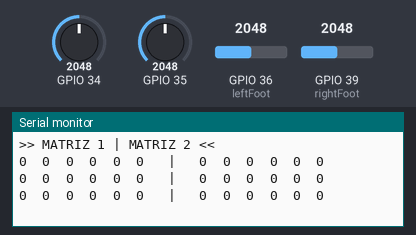
A sketch run on a simulated ESP32. Shown: the last lines printed to the serial monitor. Inputs (shaded band) come from the test bench; at power-on: GPIO 34 = 2048, GPIO 35 = 2048, GPIO 36 (leftFoot) = 2048, GPIO 39 (rightFoot) = 2048.

Above: at 8.5 s.
8.6 s: GPIO 34 set to 2502
At 9.6 s:
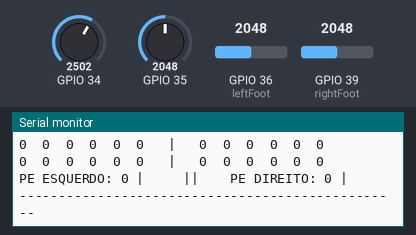
11.6 s: GPIO 34 set to 2587
At 12.1 s:
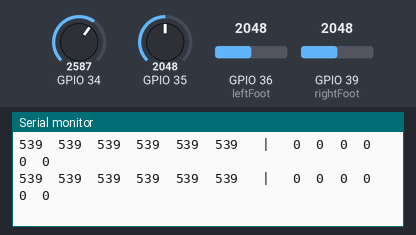
13.1 s: GPIO 35 set to 2411
At 13.7 s:
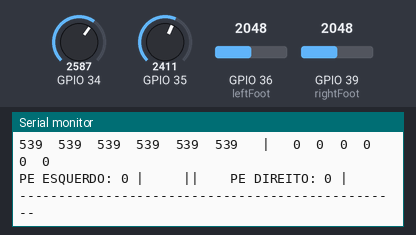
14.6 s: GPIO 35 set to 2494
At 15.3 s:
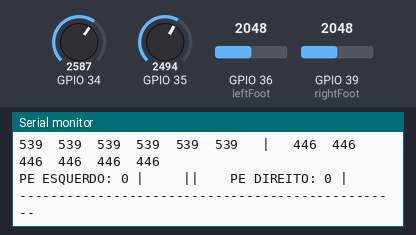

The sketch:

Matrizpe.ino
```cpp
#include <Arduino.h>

// ==========================
// Configurações de Threshold
// ==========================
const int THRESHOLD_M1 = 500;
const int THRESHOLD_M2 = 400;
const int THRESHOLD_PE = 500;

// ==========================
// Sensores dos pés
// ==========================
const int leftFoot = 36;
const int rightFoot = 39;

int baselineLeft = 0;
int baselineRight = 0;

// ==========================
// Linhas separadas (12 pinos)
// ==========================
int linhas1[6] = {16, 17, 18, 19, 21, 22};       // Matriz 1
int linhas2[6] = {4, 23, 5, 25, 26, 27};          // Matriz 2

// ==========================
// MUX 74HC4067 (S0..S3) compartilhados
// ==========================
const int S0 = 32;
const int S1 = 33;
const int S2 = 14;
const int S3 = 12;

// COM de cada mux
const int SIG1 = 34;   // Matriz 1
const int SIG2 = 35;   // Matriz 2

// Canais do 4067 usados nas 6 colunas
int canais[6] = {0, 1, 2, 3, 4, 5};

// Baselines das matrizes
int baseline1[6][6];
int baseline2[6][6];

bool calibrado = false;

// ==========================
// Seleciona canal do mux
// ==========================
void setCanal(int ch) {
  digitalWrite(S0, (ch & 1) ? HIGH : LOW);
  digitalWrite(S1, (ch & 2) ? HIGH : LOW);
  digitalWrite(S2, (ch & 4) ? HIGH : LOW);
  digitalWrite(S3, (ch & 8) ? HIGH : LOW);
}

// ==========================
// Leitura estável simples
// ==========================
int lerEstavel(int pin) {
  analogRead(pin);
  delayMicroseconds(50);
  return analogRead(pin);
}

// ==========================
// Média para os sensores dos pés
// ==========================
int lerMedia(int pin) {
  long soma = 0;

  for (int i = 0; i < 30; i++) {
    soma += analogRead(pin);
    delay(5);
  }

  return soma / 30;
}

// ==========================
// Calibração geral
// ==========================
void calibrarBaseline() {
  Serial.println("Calibrando baseline... NAO PRESSIONE OS SENSORES");
  delay(1000);

  // Calibra as matrizes
  for (int l = 0; l < 6; l++) {
    for (int i = 0; i < 6; i++) {
      pinMode(linhas1[i], INPUT);
      pinMode(linhas2[i], INPUT);
    }

    pinMode(linhas1[l], OUTPUT);
    digitalWrite(linhas1[l], HIGH);

    pinMode(linhas2[l], OUTPUT);
    digitalWrite(linhas2[l], HIGH);

    delayMicroseconds(500);

    for (int c = 0; c < 6; c++) {
      setCanal(canais[c]);
      delayMicroseconds(100);

      baseline1[l][c] = lerEstavel(SIG1);
      baseline2[l][c] = lerEstavel(SIG2);
    }

    pinMode(linhas1[l], INPUT);
    pinMode(linhas2[l], INPUT);
  }

  // Calibra os pés
  baselineLeft = lerMedia(leftFoot);
  baselineRight = lerMedia(rightFoot);

  Serial.println("Baseline capturado com sucesso!");

  Serial.print("Baseline pe esquerdo: ");
  Serial.println(baselineLeft);

  Serial.print("Baseline pe direito: ");
  Serial.println(baselineRight);

  Serial.println("-------------------------------------------------");

  calibrado = true;
}

void setup() {
  Serial.begin(115200);

  //analogReadResolution(12);
  //analogSetAttenuation(ADC_11db);

  pinMode(S0, OUTPUT);
  pinMode(S1, OUTPUT);
  pinMode(S2, OUTPUT);
  pinMode(S3, OUTPUT);

  pinMode(leftFoot, INPUT);
  pinMode(rightFoot, INPUT);

  for (int i = 0; i < 6; i++) {
    pinMode(linhas1[i], INPUT);
    pinMode(linhas2[i], INPUT);
  }

  calibrarBaseline();
}

void loop() {
  if (!calibrado) return;

  int m1[6][6];
  int m2[6][6];

  // ==========================
  // Leitura das matrizes
  // ==========================
  for (int l = 0; l < 6; l++) {
    for (int i = 0; i < 6; i++) {
      pinMode(linhas1[i], INPUT);
      pinMode(linhas2[i], INPUT);
    }

    pinMode(linhas1[l], OUTPUT);
    digitalWrite(linhas1[l], HIGH);

    pinMode(linhas2[l], OUTPUT);
    digitalWrite(linhas2[l], HIGH);

    delayMicroseconds(300);

    for (int c = 0; c < 6; c++) {
      setCanal(canais[c]);
      delayMicroseconds(80);

      int val1 = lerEstavel(SIG1);
      int val2 = lerEstavel(SIG2);

      int d1 = val1 - baseline1[l][c];
      int d2 = val2 - baseline2[l][c];

      if (d1 < 0) d1 = 0;
      if (d2 < 0) d2 = 0;

      if (d1 < THRESHOLD_M1) {
        m1[l][c] = 0;
      } else {
        m1[l][c] = d1;
      }

      if (d2 < THRESHOLD_M2) {
        m2[l][c] = 0;
      } else {
        m2[l][c] = d2;
      }
    }

    pinMode(linhas1[l], INPUT);
    pinMode(linhas2[l], INPUT);
  }

  // ==========================
  // Leitura dos pés
  // ==========================
  int leftRead = analogRead(leftFoot);
  int rightRead = analogRead(rightFoot);

  int deltaLeft = abs(leftRead - baselineLeft);
  int deltaRight = abs(rightRead - baselineRight);

  bool leftTouch = deltaLeft > THRESHOLD_PE;
  bool rightTouch = deltaRight > THRESHOLD_PE;

  // ==========================
  // Serial Monitor
  // ==========================
  Serial.println(">> MATRIZ 1 | MATRIZ 2 <<");

  for (int l = 0; l < 6; l++) {
    for (int c = 5; c >= 0; c--) {
      Serial.print(m1[l][c]);
      Serial.print("\t");
    }

    Serial.print(" |   ");

    for (int c = 0; c < 6; c++) {
      Serial.print(m2[l][c]);
      Serial.print("\t");
    }

    Serial.println();
  }

  Serial.println();

  Serial.print("PE ESQUERDO: ");
  Serial.print(deltaLeft);
  Serial.print(" | ");
  //Serial.print(leftTouch ? "TOCOU" : "NAO");

  Serial.print("    ||    ");

  Serial.print("PE DIREITO: ");
  Serial.print(deltaRight);
  Serial.print(" | ");
  //Serial.println(rightTouch ? "TOCOU" : "NAO");

  Serial.println("-------------------------------------------------");

  delay(50);
}
```

Measured:
- the behaviour switches between 2547 and 2548 on GPIO 34 (found by bisection; images 1 and 2)
- after the input at 11.6 s, the serial monitor: prints a new line after 0.08 s (image 2)
- after the input at 14.6 s, the serial monitor: prints a new line after 0.05 s (image 4)
